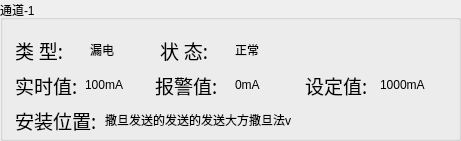
  <widget class="QGroupBox" name="gBoxAble_1">
   <property name="enabled">
    <bool>true</bool>
   </property>
   <property name="geometry">
    <rect>
     <x>40</x>
     <y>65</y>
     <width>461</width>
     <height>141</height>
    </rect>
   </property>
   <property name="focusPolicy">
    <enum>Qt::NoFocus</enum>
   </property>
   <property name="title">
    <string>通道-1</string>
   </property>
   <property name="checkable">
    <bool>false</bool>
   </property>
   <property name="checked">
    <bool>false</bool>
   </property>
   <widget class="QLabel" name="lbDesAddr">
    <property name="geometry">
     <rect>
      <x>15</x>
      <y>35</y>
      <width>66</width>
      <height>30</height>
     </rect>
    </property>
    <property name="font">
     <font>
      <family>文泉驿等宽微米黑</family>
      <pointsize>14</pointsize>
      <weight>50</weight>
      <italic>false</italic>
      <bold>false</bold>
     </font>
    </property>
    <property name="text">
     <string>类 型:</string>
    </property>
   </widget>
   <widget class="QLabel" name="lbPort_1">
    <property name="geometry">
     <rect>
      <x>15</x>
      <y>100</y>
      <width>110</width>
      <height>40</height>
     </rect>
    </property>
    <property name="font">
     <font>
      <family>文泉驿等宽微米黑</family>
      <pointsize>14</pointsize>
      <weight>50</weight>
      <italic>false</italic>
      <bold>false</bold>
     </font>
    </property>
    <property name="text">
     <string>安装位置:</string>
    </property>
   </widget>
   <widget class="QLabel" name="label">
    <property name="geometry">
     <rect>
      <x>90</x>
      <y>35</y>
      <width>50</width>
      <height>30</height>
     </rect>
    </property>
    <property name="text">
     <string>漏电</string>
    </property>
   </widget>
   <widget class="QLabel" name="lbDesAddr_3">
    <property name="geometry">
     <rect>
      <x>15</x>
      <y>70</y>
      <width>76</width>
      <height>30</height>
     </rect>
    </property>
    <property name="font">
     <font>
      <family>文泉驿等宽微米黑</family>
      <pointsize>14</pointsize>
      <weight>50</weight>
      <italic>false</italic>
      <bold>false</bold>
     </font>
    </property>
    <property name="text">
     <string>实时值:</string>
    </property>
   </widget>
   <widget class="QLabel" name="lbDesAddr_4">
    <property name="geometry">
     <rect>
      <x>155</x>
      <y>70</y>
      <width>76</width>
      <height>30</height>
     </rect>
    </property>
    <property name="font">
     <font>
      <family>文泉驿等宽微米黑</family>
      <pointsize>14</pointsize>
      <weight>50</weight>
      <italic>false</italic>
      <bold>false</bold>
     </font>
    </property>
    <property name="text">
     <string>报警值:</string>
    </property>
   </widget>
   <widget class="QLabel" name="lbDesAddr_5">
    <property name="geometry">
     <rect>
      <x>305</x>
      <y>70</y>
      <width>76</width>
      <height>30</height>
     </rect>
    </property>
    <property name="font">
     <font>
      <family>文泉驿等宽微米黑</family>
      <pointsize>14</pointsize>
      <weight>50</weight>
      <italic>false</italic>
      <bold>false</bold>
     </font>
    </property>
    <property name="text">
     <string>设定值:</string>
    </property>
   </widget>
   <widget class="QLabel" name="label_3">
    <property name="geometry">
     <rect>
      <x>235</x>
      <y>35</y>
      <width>50</width>
      <height>30</height>
     </rect>
    </property>
    <property name="text">
     <string>正常</string>
    </property>
   </widget>
   <widget class="QLabel" name="lbDesAddr_2">
    <property name="geometry">
     <rect>
      <x>160</x>
      <y>35</y>
      <width>61</width>
      <height>30</height>
     </rect>
    </property>
    <property name="font">
     <font>
      <family>文泉驿等宽微米黑</family>
      <pointsize>14</pointsize>
      <weight>50</weight>
      <italic>false</italic>
      <bold>false</bold>
     </font>
    </property>
    <property name="text">
     <string>状 态:</string>
    </property>
   </widget>
   <widget class="QLabel" name="label_5">
    <property name="geometry">
     <rect>
      <x>85</x>
      <y>70</y>
      <width>61</width>
      <height>30</height>
     </rect>
    </property>
    <property name="text">
     <string>100mA</string>
    </property>
   </widget>
   <widget class="QLabel" name="label_18">
    <property name="geometry">
     <rect>
      <x>235</x>
      <y>70</y>
      <width>51</width>
      <height>30</height>
     </rect>
    </property>
    <property name="text">
     <string>0mA</string>
    </property>
   </widget>
   <widget class="QLabel" name="label_20">
    <property name="geometry">
     <rect>
      <x>380</x>
      <y>70</y>
      <width>71</width>
      <height>30</height>
     </rect>
    </property>
    <property name="text">
     <string>1000mA</string>
    </property>
   </widget>
   <widget class="QLabel" name="label_22">
    <property name="geometry">
     <rect>
      <x>105</x>
      <y>105</y>
      <width>346</width>
      <height>30</height>
     </rect>
    </property>
    <property name="text">
     <string>撒旦发送的发送的发送大方撒旦法v</string>
    </property>
   </widget>
  </widget>
